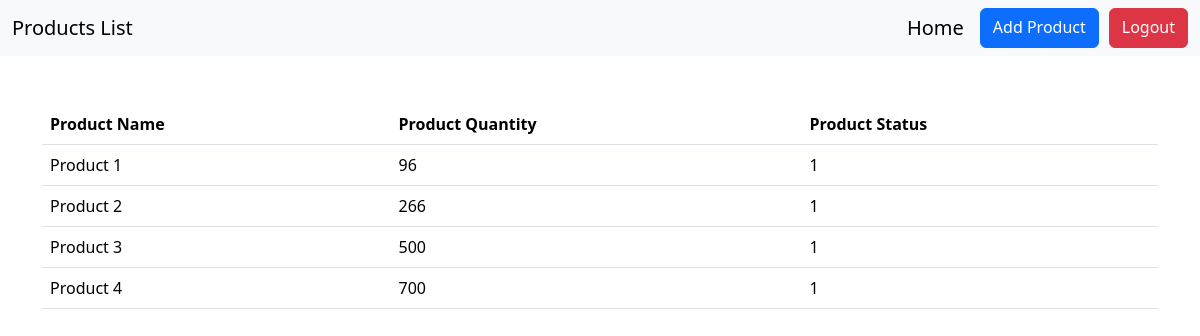
The page /app/product_list (signed in) on the database its author committed.
### app/models.py (models this page shows, shortened)
class Product(models.Model):
    product_id = models.AutoField(primary_key=True)
    product_name = models.CharField(max_length=200, blank=True, null=True)
    product_quantity = models.IntegerField(default=0)
    product_status = models.IntegerField(
        choices=status_choice,
        default=1
    )
    created_at = models.DateTimeField(auto_now=True)
    created_by = models.IntegerField(default="0")
    updated_at = models.DateTimeField(auto_now=True)
    updated_by = models.IntegerField(default="0")
    deleted_at = models.DateTimeField(blank=True, null=True)
    deleted_by = models.IntegerField(default="0")
    class Meta:
        db_table = 'product_table'
        managed = True

### app/views/dashboard.py (the view)
# urls.py: path("product_list", dashboard.product_list, name="product_list"),
def product_list(request):
    if request.user.is_authenticated:
        products = Product.objects.all()
        return render(request, "dashboard/product_list.html", {'products' : products})
    else:
        return redirect('login')

### templates/dashboard/product_list.html (shortened to what this page needs)
<!DOCTYPE html>
<html lang="en">
<head>
    <link href="https://cdn.jsdelivr.net/npm/bootstrap@5.3.3/dist/css/bootstrap.min.css" rel="stylesheet">
</head>
<body>
    <header>
        <nav class="navbar bg-body-tertiary">
            <div class="container-fluid">
              <a class="navbar-brand">Products List</a>
              <form class="d-flex" role="search" action="#">
                <a href="{% url 'dashboard' %}" class="navbar-brand">Home</a>
                <a href="{% url 'add_product' %}" class="btn btn-primary" style="margin-right: 10px;">Add Product</a>
                <a href="{% url 'user_logout' %}" class="btn btn-danger" type="button">Logout</a>
              </form>
            </div>
          </nav>
    </header>
    <main class="container mt-5">
        <table class="table" aria-describedby="">
            <thead>
              <tr>
                <th scope="col">Product Name</th>
                <th scope="col">Product Quantity</th>
                <th scope="col">Product Status</th>
              </tr>
            </thead>
            <tbody>
              {% if products %}
              {% for item in products %}
              <tr>
                <td>{{item.product_name}}</td>
                <td>{{item.product_quantity}}</td>
                <td>{{item.product_status}}</td>
              </tr>
              {% endfor %}
              {% endif %}
            </tbody>
          </table>
    </main>
</body>
</html>

### rows shown on the page
Product: product_name "Product 1", product_quantity "96", product_status "1"
Product: product_name "Product 2", product_quantity "266", product_status "1"
Product: product_name "Product 3", product_quantity "500", product_status "1"
Product: product_name "Product 4", product_quantity "700", product_status "1"
